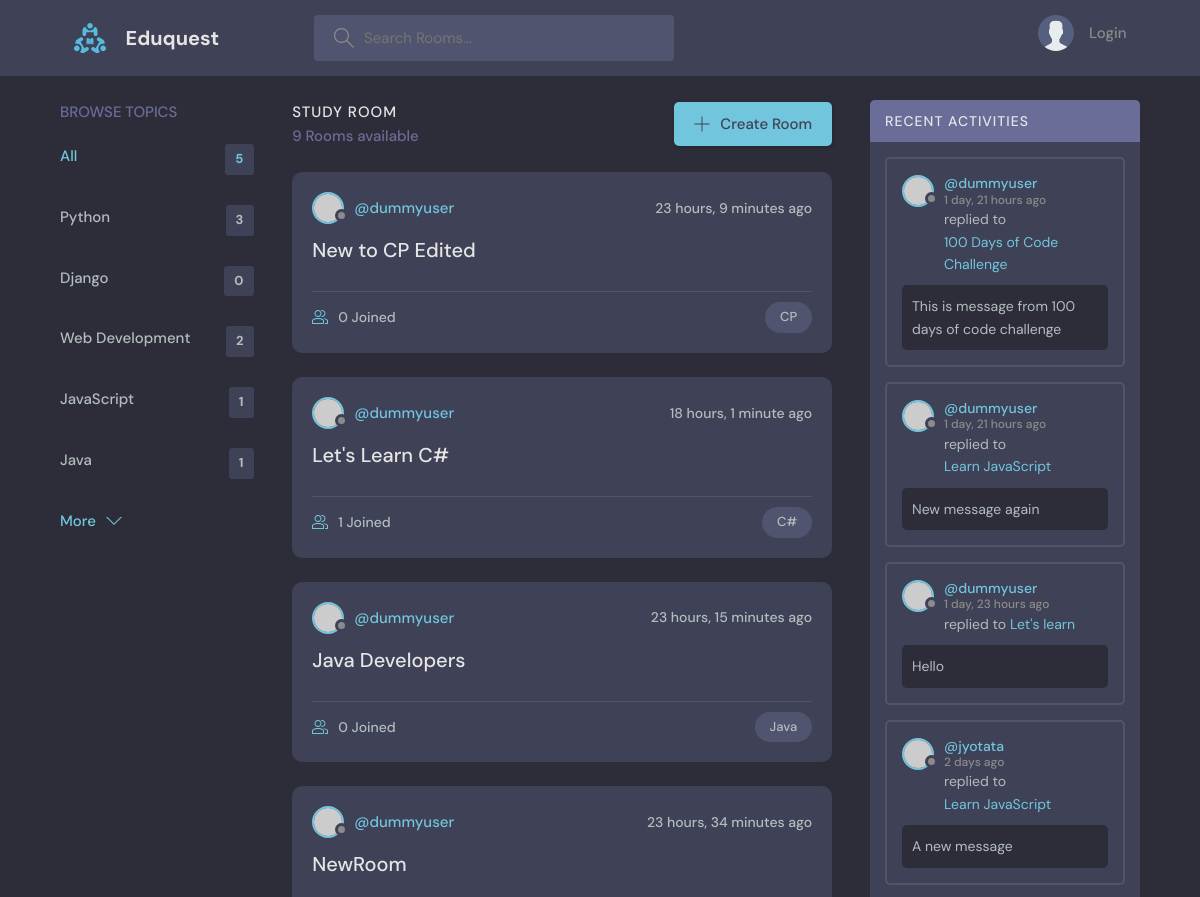
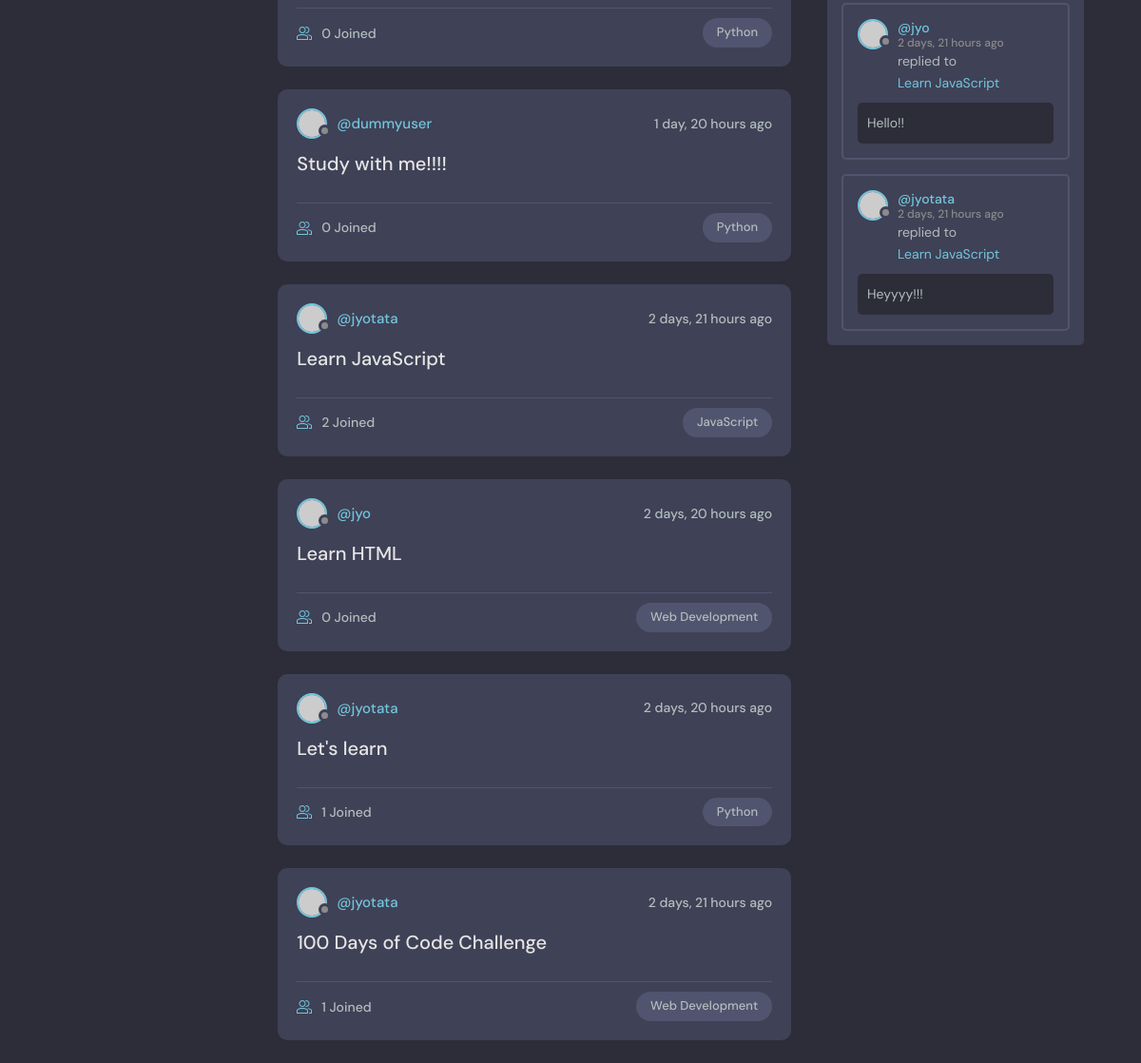
The page / on the database its author committed (2 pictures, top to bottom).
### base/models.py (models this page shows, shortened)
class Topic(models.Model):
    name = models.CharField(max_length=200)

class Room(models.Model):
    host = models.ForeignKey(User, on_delete=models.SET_NULL, null=True)
    topic = models.ForeignKey(Topic, on_delete=models.SET_NULL, null=True)
    name = models.CharField(max_length=200)
    description = models.TextField(null=True, blank=True) #allowing a value to be empty/null
    participants = models.ManyToManyField(User, related_name='participants', blank=True) # many to many relationship between Room and User
    updated = models.DateTimeField(auto_now=True)
    created = models.DateTimeField(auto_now_add=True)
    class Meta:
        ordering = ['-updated', '-created']
    def __str__(self):
        return self.name

class Message(models.Model):
    user = models.ForeignKey(User, on_delete=models.CASCADE)
    room = models.ForeignKey(Room, on_delete=models.CASCADE)
    body = models.TextField()
    updated = models.DateTimeField(auto_now=True)
    created = models.DateTimeField(auto_now_add=True)
    class Meta:
        ordering = ['-updated', '-created']
    def __str__(self):
        return self.body[0:50] #previews only he first 50 characters of the description

### base/views.py (the view)
# urls.py: path('', views.home, name="home"),
def home(request):
    q = request.GET.get('q') if request.GET.get('q') != None else ''
    rooms = Room.objects.filter(
        Q(topic__name__icontains=q) |
        Q(name__icontains=q) |
        Q(description__icontains=q)
    )
    topics = Topic.objects.all()[0:5]
    room_count = rooms.count()
    room_messages = Message.objects.filter(Q(room__topic__name__icontains=q))
    context = {'rooms': rooms,
               'topics': topics,
               'room_count': room_count,
               'room_messages': room_messages,
               }
    return render(request, 'base/home.html', context)

### base/templates/base/home.html (shortened to what this page needs)
{% extends 'main.html' %}
{% block content %}
    <main class="layout layout--3">
        <div class="container">
            {% include 'base/topic_component.html' %}
            <div class="roomList">
                <div class="roomList__header">
                    <div>
                        <h2>Study Room</h2>
                        <p>{{room_count}} Rooms available</p>
                    </div>
                    <a class="btn btn--main" href="{% url 'create-room' %}">
                        <svg version="1.1" xmlns="http://www.w3.org/2000/svg" width="32" height="32" viewBox="0 0 32 32">
                            <title>add</title>
                            <path d="M16.943 0.943h-1.885v14.115h-14.115v1.885h14.115v14.115h1.885v-14.115h14.115v-1.885h-14.115v-14.115z"></path>
                        </svg>
                        Create Room
                    </a>
                </div>
                {% include 'base/feed_component.html' %}
            </div>
            {% include 'base/activity_component.html' %}
        </div>
    </main>
  {% endblock %}

### base/templates/base/topic_component.html
<div class="topics">
    <div class="topics__header">
        <h2>Browse Topics</h2>
    </div>
    <ul class="topics__list">
        <li>
            <a href="{% url 'home' %}" class="active">All <span>{{topics.count}}</span></a>
        </li>
        {% for topic in topics %}
        <li>
            <a href="{% url 'home' %}?q={{topic.name}}">
               {{topic.name}} <span>{{topic.room_set.all.count}}</span>
            </a>
        </li>
        {% endfor %}
    </ul>
    <a class="btn btn--link" href="{% url 'topics' %}">
        More
        <svg version="1.1" xmlns="http://www.w3.org/2000/svg" width="32" height="32" viewBox="0 0 32 32">
            <title>chevron-down</title>
            <path d="M16 21l-13-13h-3l16 16 16-16h-3l-13 13z"></path>
        </svg>
    </a>
</div>

### base/templates/base/feed_component.html (shortened to what this page needs)
{% for room in rooms %}
<div class="roomListRoom">
    <div class="roomListRoom__header">
        <a href="{% url 'user-profile' room.host.id %}" class="roomListRoom__author">
            <div class="avatar avatar--small">
                <img src="https://randomuser.me/api/portraits/women/11.jpg" />
            </div>
            <span>@{{room.host.username}}</span>
        </a>
        <div class="roomListRoom__actions">
            <span>{{room.created|timesince}} ago</span>
        </div>
    </div>
    <div class="roomListRoom__content">
        <a href="{% url 'room' room.id %}">{{room.name}}</a>
    </div>
    <div class="roomListRoom__meta">
        <a href="{% url 'room' room.id %}" class="roomListRoom__joined">
            {{room.participants.all.count}} Joined
        </a>
        <p class="roomListRoom__topic">{{room.topic.name}}</p>
    </div>
</div>
{% endfor %}

### base/templates/base/activity_component.html (shortened to what this page needs)
<div class="activities">
    <div class="activities__header">
        <h2>Recent Activities</h2>
    </div>
    {% for message in room_messages %}
    <div class="activities__box">
        <div class="activities__boxHeader roomListRoom__header">
            <a href="{% url 'user-profile' message.user.id %}" class="roomListRoom__author">
                <div class="avatar avatar--small">
                    <img src="https://randomuser.me/api/portraits/women/11.jpg" />
                </div>
                <p>
                    @{{message.user}}
                    <span>{{message.created|timesince}} ago</span>
                </p>
            </a>
        </div>
        <div class="activities__boxContent">
            <p>replied to <a href="{% url 'room' message.room.id %}">{{message.room}}</a></p>
            <div class="activities__boxRoomContent">
                {{message}}
            </div>
        </div>
    </div>
    {% endfor %}
</div>

### rows shown on the page
Topic: name "Python", room_set.all.count "3"
Topic: name "Django", room_set.all.count "0"
Topic: name "Web Development", room_set.all.count "2"
Topic: name "JavaScript", room_set.all.count "1"
Topic: name "Java", room_set.all.count "1"
Room: host.username "dummyuser", created "23 hours, 9 minutes", name "New to CP Edited", participants.all.count "0", topic.name "CP"
Room: host.username "dummyuser", created "18 hours, 1 minute", name "Let's Learn C#", participants.all.count "1", topic.name "C#"
Room: host.username "dummyuser", created "23 hours, 15 minutes", name "Java Developers", participants.all.count "0", topic.name "Java"
Room: host.username "dummyuser", created "23 hours, 34 minutes", name "NewRoom", participants.all.count "0", topic.name "Python"
Room: host.username "dummyuser", created "1 day, 20 hours", name "Study with me!!!!", participants.all.count "0", topic.name "Python"
Room: host.username "jyotata", created "2 days, 21 hours", name "Learn JavaScript", participants.all.count "2", topic.name "JavaScript"
Room: host.username "jyo", created "2 days, 20 hours", name "Learn HTML", participants.all.count "0", topic.name "Web Development"
Room: host.username "jyotata", created "2 days, 20 hours", name "Let's learn", participants.all.count "1", topic.name "Python"
Room: host.username "jyotata", created "2 days, 21 hours", name "100 Days of Code Challenge", participants.all.count "1", topic.name "Web Development"
Message: user "dummyuser", created "1 day, 21 hours", room "100 Days of Code Challenge", body "This is message from 100 days of code challenge"
Message: user "dummyuser", created "1 day, 21 hours", room "Learn JavaScript", body "New message again"
Message: user "dummyuser", created "1 day, 23 hours", room "Let's learn", body "Hello"
Message: user "jyotata", created "2 days", room "Learn JavaScript", body "A new message"
Message: user "jyo", created "2 days, 21 hours", room "Learn JavaScript", body "Hello!!"
Message: user "jyotata", created "2 days, 21 hours", room "Learn JavaScript", body "Heyyyy!!!"

### other values the page prints
{{ topics.count }} "5"
{{ room_count }} "9"
